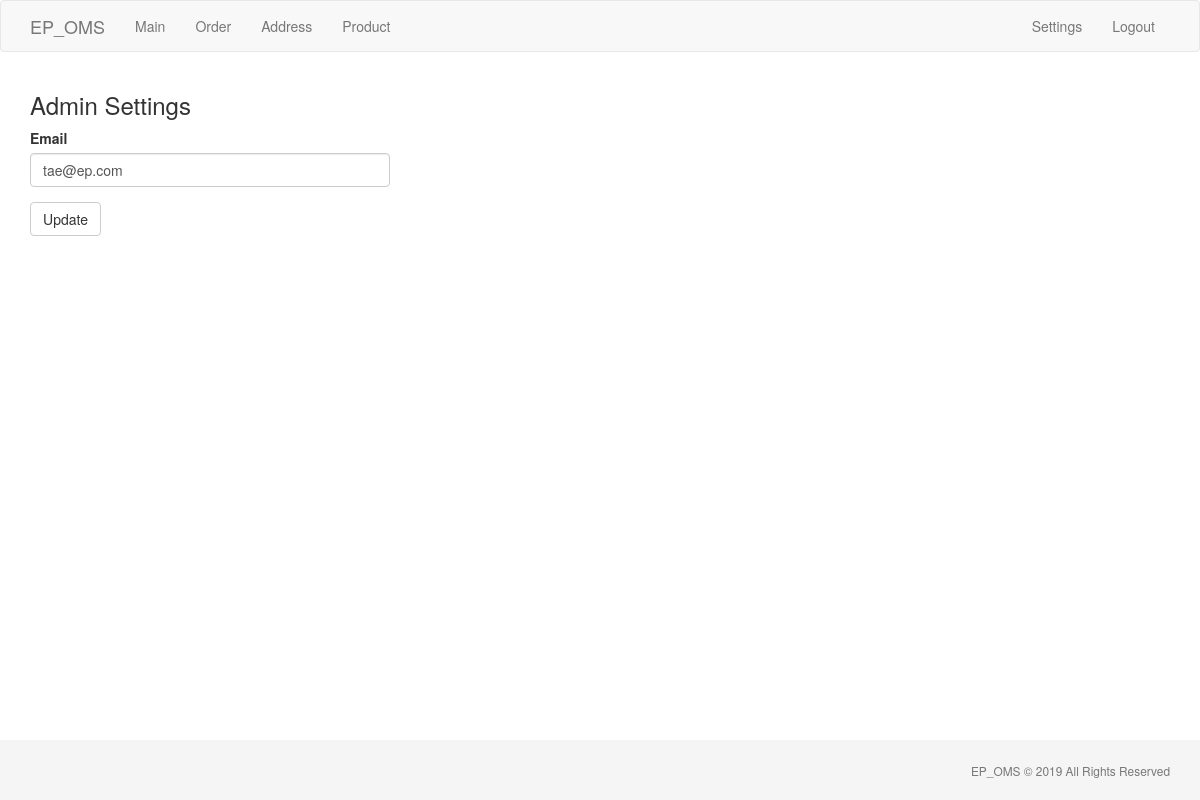
/admin_settings (signed in), run on an earlier commit of the app's database.
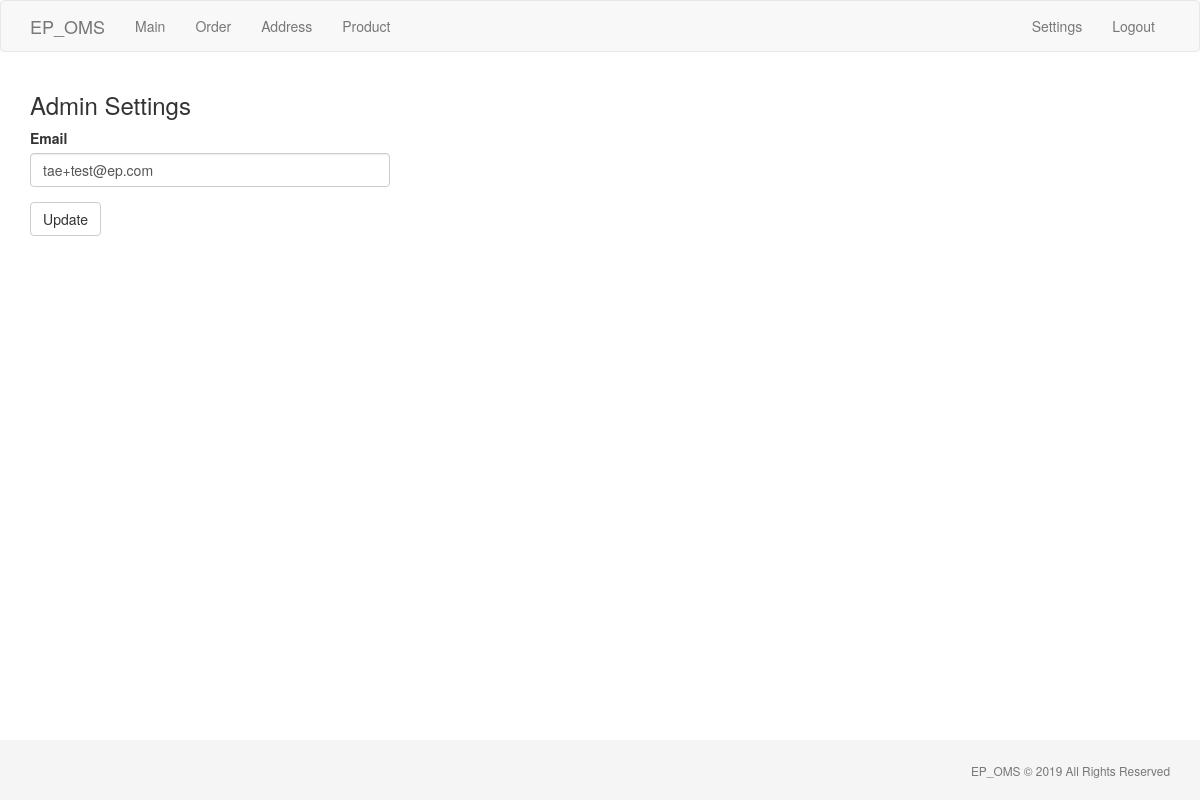
And on a later commit of the database.
### ep_oms/models.py (models this page shows, shortened)
class Admin(UserMixin, db.Model):
  id = db.Column(db.Integer, primary_key=True)
  username = db.Column(db.String(64), index=True, unique=True)
  email = db.Column(db.String(120), index=True, unique=True)
  password_hash = db.Column(db.String(128))

### ep_oms/routes.py (the view)
@application.route('/admin_settings', methods=['GET', 'POST'])
@login_required
def admin_settings():
  form = AdminSettingsForm(current_user.email)
  if form.validate_on_submit():
    current_user.email = form.email.data
    db.session.commit()
    flash('Updated successfully')
    return redirect(url_for('admin_settings'))
  elif request.method == 'GET':
    form.email.data = current_user.email
  return render_template('admin_settings.html', title='Admin Settings', form=form)

### ep_oms/forms.py (shortened to what this page needs)
class AdminSettingsForm(FlaskForm):
  email = StringField('Email', validators=[DataRequired(), Email()])
  submit = SubmitField('Update')
  def __init__(self, email, *args, **kwargs):
    super(AdminSettingsForm, self).__init__(*args, **kwargs)
    self.existing_email = email

### ep_oms/models.py (called while the page is built)
@login.user_loader
def load_user(id):
  return Admin.query.get(int(id))

### ep_oms/templates/admin_settings.html
{% extends "base.html" %}
{% import 'bootstrap/wtf.html' as wtf %}
{% block app_content %}
	<h3>Admin Settings</h3>
	<div class="row">
		<div class="col-md-4">
			{{ wtf.quick_form(form) }}
		</div>
	</div>
{% endblock %}

### ep_oms/templates/base.html (shortened to what this page needs)
{% extends 'bootstrap/base.html' %}  {% block styles %}
{{ super() }}
<link rel="stylesheet" href="{{ url_for('static', filename='styles.css') }}" />
{% endblock %} {% block navbar %}
<nav class="navbar navbar-default">
  <div class="container">
    <div class="navbar-header">
      <a class="navbar-brand" href="{{ url_for('index') }}">EP_OMS</a>
    </div>
    <div class="collapse navbar-collapse" id="bs-example-navbar-collapse-1">
      <ul class="nav navbar-nav">
        <li><a href="{{ url_for('index') }}">Main</a></li>
        <li><a href="{{ url_for('order') }}">Order</a></li>
        <li><a href="{{ url_for('address') }}">Address</a></li>
        <li><a href="{{ url_for('product') }}">Product</a></li>
      </ul>
      <ul class="nav navbar-nav navbar-right">
        {% if current_user.is_anonymous %}
        <li><a href="{{ url_for('login') }}">Login</a></li>
        {% else %}
        <li>
          <a href="{{ url_for('admin_settings', email=current_user.email) }}">Settings</a>
        </li>
        <li><a href="{{ url_for('logout') }}">Logout</a></li>
        {% endif %}
      </ul>
    </div>
  </div>
</nav>
{% endblock %} {% block content %}
<div class="container">
   {% block app_content %}{% endblock %}
</div>
<footer class="footer">
  <div class="container">
    <p class="text-muted text-footer">
      <small>EP_OMS © 2019 All Rights Reserved</small>
    </p>
  </div>
</footer>
{% endblock %}

### ep_oms/static/styles.css (style rules this page uses)
html { position: relative; min-height: 100%; }
body { margin-bottom: 80px; }
.footer { position: absolute; bottom: 0; width: 100%; height: 60px; background-color: #f5f5f5; }
.container .text-muted.text-footer { margin: 20px 0; text-align: right; }
.footer > .container { padding-right: 15px; padding-left: 15px; }

What changed in the data, as far as the page shows it:
changed Admin: email "tae@ep.com" → "tae+test@ep.com"
